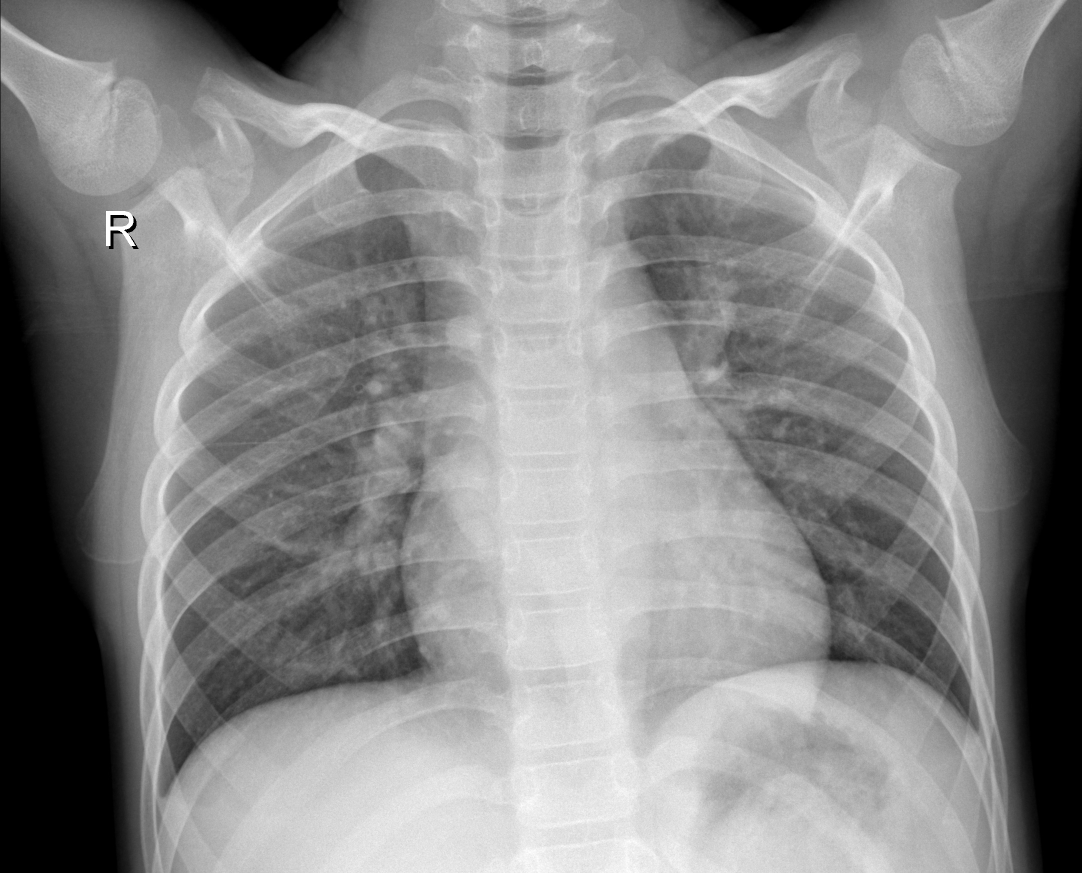
#> input picture data/raw/chest_xray/train/NORMAL/IM-0191-0001.jpeg, 2164 x 1746 px (shown at 1/2 size); its folder holds only this picture in this run
$ python test_dataset_pipeline.py
#> lines starting #> are read from the running program, lines starting #| are printed output that depends on the picture
### app/input/dataset_loader.py
from pathlib import Path

import cv2
import numpy as np


class DatasetLoader:
    """Load labeled images from a dataset directory."""

    def load(self, directory: str) -> list[tuple[np.ndarray, str]]:
        dataset = []

        dataset_path = Path(directory)

        for label_directory in dataset_path.iterdir():
            if not label_directory.is_dir():
                continue

            label = label_directory.name

            for image_path in label_directory.iterdir():
                if not image_path.is_file():
                    continue

                image = cv2.imread(str(image_path))

                if image is None:
                    continue

                dataset.append((image, label))

        return dataset

### app/input/dataset.py
from app.preprocessing.image_preprocessor import ImagePreprocessor
from app.preprocessing.grayscale import GrayscaleConverter
from app.preprocessing.normalizer import ImageNormalizer


class Dataset:
    """Prepare dataset samples for AI model."""

    LABEL_MAP = {
        "NORMAL": 0,
        "PNEUMONIA": 1,
    }

    def __init__(self) -> None:
        self.preprocessor = ImagePreprocessor()
        self.grayscale_converter = GrayscaleConverter()
        self.normalizer = ImageNormalizer()

    def encode_label(self, label: str) -> int:
        return self.LABEL_MAP[label]

    def prepare(
        self,
        samples: list[tuple[object, str]],
    ) -> list[tuple[object, int]]:

        prepared_dataset = []

        for image, label in samples:

            # Resize image
            image = self.preprocessor.resize(
                image,
                width=512,
                height=512,
            )

            # Convert to grayscale
            image = self.grayscale_converter.convert(image)

            # Normalize pixel values
            image = self.normalizer.normalize(image)

            # Convert label to number
            encoded_label = self.encode_label(label)

            prepared_dataset.append((image,encoded_label,))

        return prepared_dataset

### app/preprocessing/image_preprocessor.py
import cv2
import numpy as np


class ImagePreprocessor:
    """Image preprocessing operations."""

    def resize(
        self,
        image: np.ndarray,
        width: int,
        height: int
    ) -> np.ndarray:

        return cv2.resize(image, (width, height))

### app/preprocessing/grayscale.py
import cv2
import numpy as np


class GrayscaleConverter:
    """Convert images to grayscale."""

    def convert(self, image: np.ndarray) -> np.ndarray:
        return cv2.cvtColor(
            image,
            cv2.COLOR_BGR2GRAY
        )

### app/preprocessing/normalizer.py
import numpy as np


class ImageNormalizer:
    """Normalize image pixel values."""

    def normalize(self,image: np.ndarray,) -> np.ndarray:

        return image.astype(np.float32) / 255.0

### app/test_dataset_pipeline.py
from input.dataset_loader import DatasetLoader
from input.dataset import Dataset


def main() -> None:
    loader = DatasetLoader()
    dataset = Dataset()

    samples = loader.load(
        "data/raw/chest_xray/train"
    )
#> in load, image is the input picture: shape (1746, 2164, 3); min 0, max 255, mean 135.8
#> samples = 2 items

    prepared_samples = dataset.prepare(
        samples[:5]
    )
#> the loop in prepare, `for image, label in samples:` made 2 passes
#> pass 1, in prepare, `image = self.preprocessor.resize( image, width=512, height=512, )`:
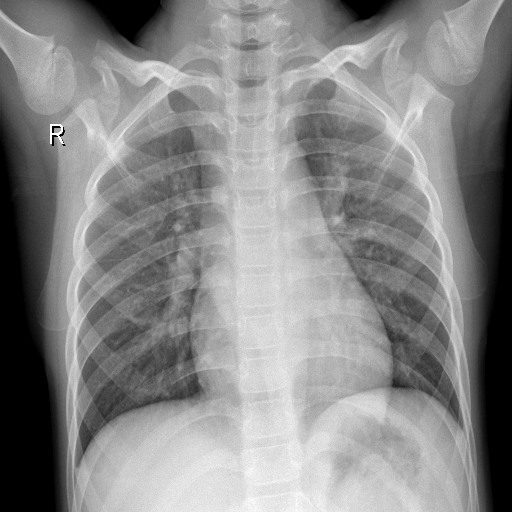
#> image: shape (512, 512, 3); min 0, max 255, mean 135.7
#> pass 2, in prepare, `image = self.preprocessor.resize( image, width=512, height=512, )`:
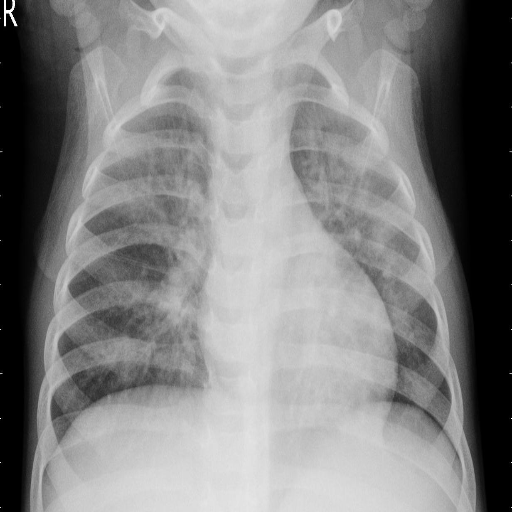
#> image: shape (512, 512, 3); min 0, max 255, mean 132
#> prepared_samples = 2 items

    print(f"Loaded samples: {len(samples)}")
#| Loaded samples: 2
    print(
        f"Prepared samples: {len(prepared_samples)}"
    )
#| Prepared samples: 2

    image, label = prepared_samples[0]
#> label = 0

    print(f"Image shape: {image.shape}")
#| Image shape: (512, 512)
    print(f"Image dtype: {image.dtype}")
#| Image dtype: float32
    print(f"Image min: {image.min()}")
#| Image min: 0.0
    print(f"Image max: {image.max()}")
#| Image max: 1.0
    print(f"Encoded label: {label}")
#| Encoded label: 0


if __name__ == "__main__":
    main()
